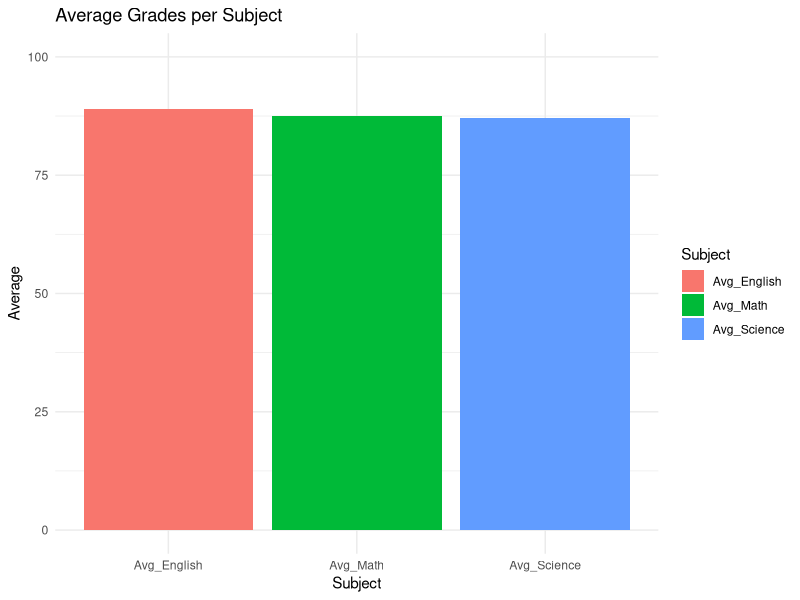
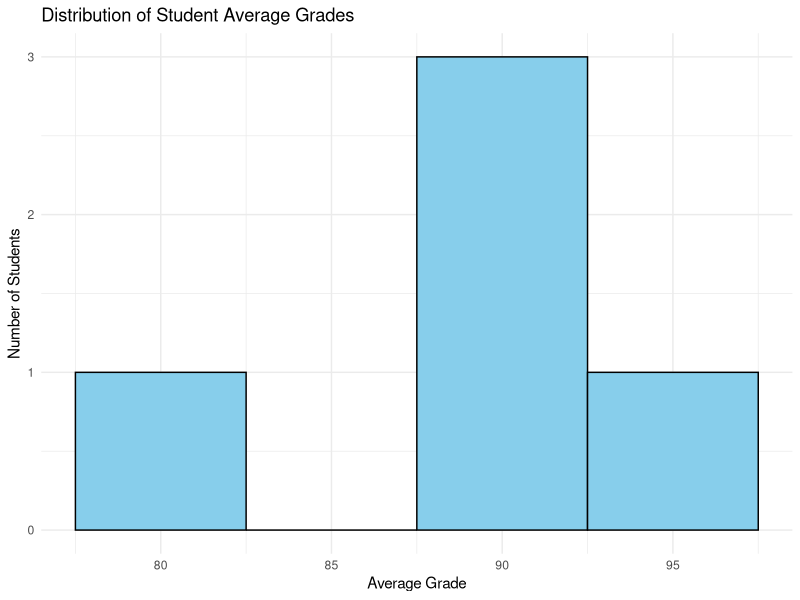

The R script that drew these images, in order:
# Load libraries
library(dplyr)
library(tidyr)
library(ggplot2)

# Create a small dataset
students <- data.frame(
  Name = c("Alice", "Bob", "Charlie", "Diana", "Ethan"),
  Math = c(85, 92, 78, 88, 95),
  Science = c(90, 85, 80, 87, 93),
  English = c(88, 90, 82, 91, 94)
)

# Average grade per student
students$Average <- rowMeans(students[,2:4])

# Average grade per subject
avg_grades <- students %>%
  summarise(
    Avg_Math = mean(Math),
    Avg_Science = mean(Science),
    Avg_English = mean(English)
  )

print(avg_grades)

# Top students
top_students <- students %>%
  arrange(desc(Average))
print(top_students)

# Convert avg_grades to long format for plotting
avg_grades_long <- avg_grades %>%
  gather(key = "Subject", value = "Average")

# Bar plot: average grades per subject
ggplot(avg_grades_long, aes(x = Subject, y = Average, fill = Subject)) +
  geom_bar(stat = "identity") +
  ylim(0, 100) +
  ggtitle("Average Grades per Subject") +
  theme_minimal()

# Histogram: distribution of student averages
ggplot(students, aes(x = Average)) +
  geom_histogram(binwidth = 5, fill = "skyblue", color = "black") +
  ggtitle("Distribution of Student Average Grades") +
  xlab("Average Grade") +
  ylab("Number of Students") +
  theme_minimal()
